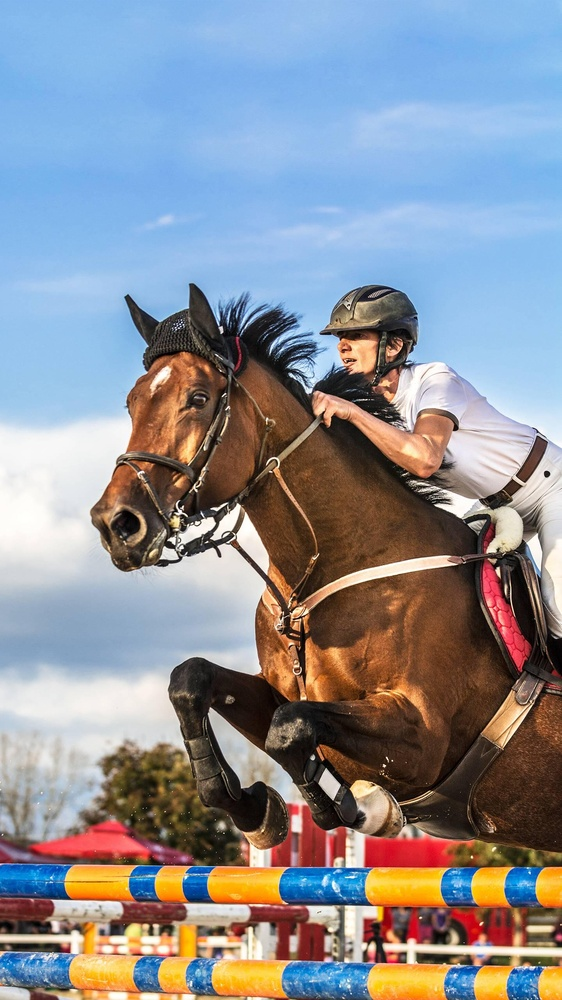
#> input picture 27-SIFT/hourse.jpg, 562 x 1000 px, shrunk from 1440 x 2560 before the run
$ python image.py
#> lines starting #> are read from the running program, lines starting #| are printed output that depends on the picture
'''
1.尺度不变特征变换(SIFT)算法
2.在图像中查找SIFT关键点和描述符
'''

import cv2
import numpy as np
import matplotlib.pyplot as plt

img = cv2.imread('hourse.jpg')
#> img is the input picture: shape (1000, 562, 3); mean B, G, R 151.2, 143.2, 140.3
gray = cv2.cvtColor(img,cv2.COLOR_BGR2GRAY)
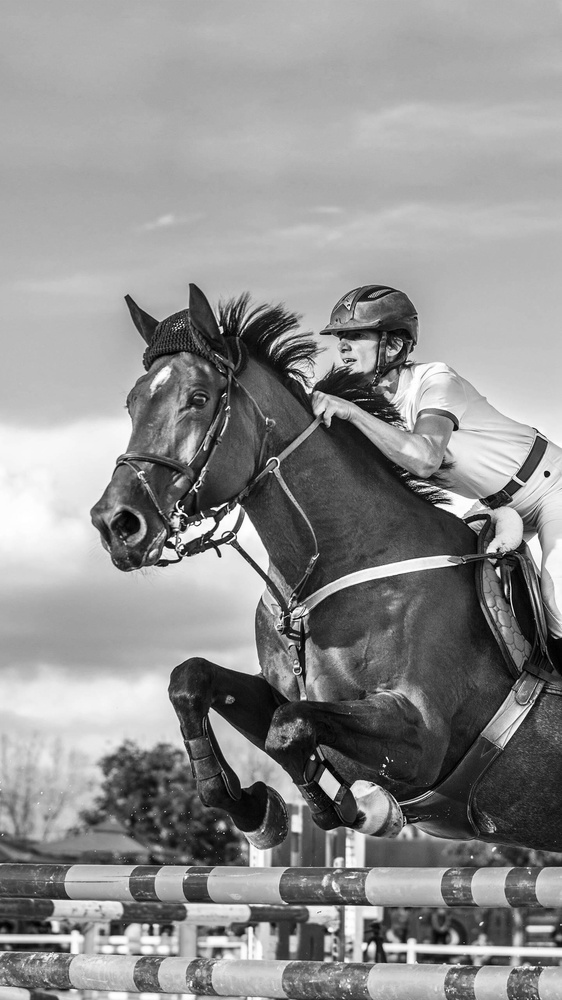
#> gray: shape (1000, 562); min 0, max 255, mean 143.2

sift = cv2.xfeatures2d.SIFT_create()
kp = sift.detect(gray,None)#找到关键点
#> kp = 2499 keypoints; strongest (x, y, size): (547, 474, 4.2), (384, 766, 2), (313, 758, 3.2), (329, 784, 12.8)

img = cv2.drawKeypoints(gray,kp,img,flags=cv2.DRAW_MATCHES_FLAGS_DRAW_RICH_KEYPOINTS)#绘制关键点
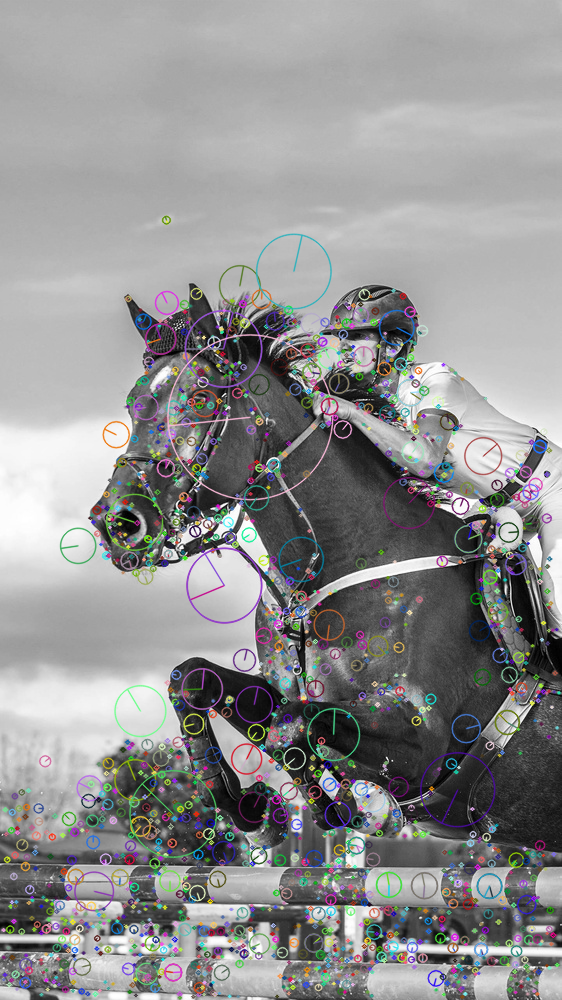
#> img: shape (1000, 562, 3); mean B, G, R 144.5, 144.2, 144.2

kp,des = sift.compute(gray,kp)

plt.imshow(img)
plt.show()
